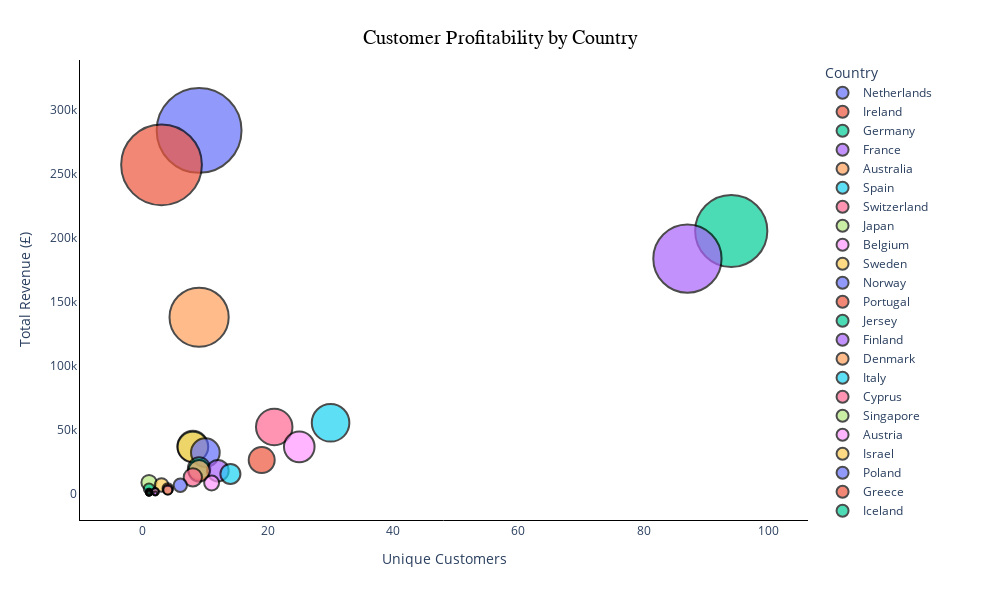

Here is the notebook cell this chart was saved with:
### Code cell
# Creating the scatter plot
fig = px.scatter(df_country_profitability, x='unique_customers', y='total_revenue', size='total_revenue', color='Country', 
                 hover_name='Country', size_max=60, custom_data=['revenue_per_customer'], 
                 labels={'unique_customers': 'Unique Customers', 'revenue_per_customer': 'Revenue per Customer (£)', 
                         'total_revenue': 'Total Revenue (£)'})
fig.update_traces(marker=dict( line=dict(width=2, color='black')),
    hovertemplate=("<b>%{hovertext}</b><br>" +   "Unique Customers: %{x:,}<br>" +  "Total Revenue: £%{y:,.2f}<br>" + 
                   "Revenue per Customer: £%{customdata[0]:,.2f}<extra></extra>"))

fig.update_layout(title={'text': 'Customer Profitability by Country', 'y': 0.95, 'x': 0.5, 'xanchor': 'center', 'yanchor': 'top', 
                         'font': dict(size=20, family='Arial', color='black')}, height=600, width=1000, plot_bgcolor='white', paper_bgcolor='white',
                  xaxis=dict(title='Unique Customers', showline=True, linecolor='black', showgrid=False),
                  yaxis=dict(title='Total Revenue (£)', showline=True, linecolor='black', showgrid=False))
fig.show()

# Save as standalone HTML
pyo.plot(fig, filename="global_scatter_plot.html", auto_open=False)

# Save static image of the figure
pio.write_image(fig, "global_scatter_plot.png", format="png", scale=5)
display(Image(filename="global_scatter_plot.png"))

### Figure 1 — Plotly figure (JSON) as saved in the notebook; plotly's stock layout.template omitted (floating-point values rounded to 4 significant figures)
{"data": [{"customdata": [[31540.0]], "hovertemplate": "<b>%{hovertext}</b><br>Unique Customers: %{x:,}<br>Total Revenue: £%{y:,.2f}<br>Revenue per Customer: £%{customdata[0]:,.2f}<extra></extra>", "hovertext": ["Netherlands"], "legendgroup": "Netherlands", "marker": {"color": "#636efa", "line": {"color": "black", "width": 2}, "size": [283900.0], "sizemode": "area", "sizeref": 78.86, "symbol": "circle"}, "mode": "markers", "name": "Netherlands", "orientation": "v", "showlegend": true, "type": "scatter", "x": [9], "xaxis": "x", "y": [283900.0], "yaxis": "y"}, {"customdata": [[85670.0]], "hovertemplate": "<b>%{hovertext}</b><br>Unique Customers: %{x:,}<br>Total Revenue: £%{y:,.2f}<br>Revenue per Customer: £%{customdata[0]:,.2f}<extra></extra>", "hovertext": ["Ireland"], "legendgroup": "Ireland", "marker": {"color": "#EF553B", "line": {"color": "black", "width": 2}, "size": [257000.0], "sizemode": "area", "sizeref": 78.86, "symbol": "circle"}, "mode": "markers", "name": "Ireland", "orientation": "v", "showlegend": true, "type": "scatter", "x": [3], "xaxis": "x", "y": [257000.0], "yaxis": "y"}, {"customdata": [[2185.0]], "hovertemplate": "<b>%{hovertext}</b><br>Unique Customers: %{x:,}<br>Total Revenue: £%{y:,.2f}<br>Revenue per Customer: £%{customdata[0]:,.2f}<extra></extra>", "hovertext": ["Germany"], "legendgroup": "Germany", "marker": {"color": "#00cc96", "line": {"color": "black", "width": 2}, "size": [205400.0], "sizemode": "area", "sizeref": 78.86, "symbol": "circle"}, "mode": "markers", "name": "Germany", "orientation": "v", "showlegend": true, "type": "scatter", "x": [94], "xaxis": "x", "y": [205400.0], "yaxis": "y"}, {"customdata": [[2113.0]], "hovertemplate": "<b>%{hovertext}</b><br>Unique Customers: %{x:,}<br>Total Revenue: £%{y:,.2f}<br>Revenue per Customer: £%{customdata[0]:,.2f}<extra></extra>", "hovertext": ["France"], "legendgroup": "France", "marker": {"color": "#ab63fa", "line": {"color": "black", "width": 2}, "size": [183800.0], "sizemode": "area", "sizeref": 78.86, "symbol": "circle"}, "mode": "markers", "name": "France", "orientation": "v", "showlegend": true, "type": "scatter", "x": [87], "xaxis": "x", "y": [183800.0], "yaxis": "y"}, {"customdata": [[15340.0]], "hovertemplate": "<b>%{hovertext}</b><br>Unique Customers: %{x:,}<br>Total Revenue: £%{y:,.2f}<br>Revenue per Customer: £%{customdata[0]:,.2f}<extra></extra>", "hovertext": ["Australia"], "legendgroup": "Australia", "marker": {"color": "#FFA15A", "line": {"color": "black", "width": 2}, "size": [138100.0], "sizemode": "area", "sizeref": 78.86, "symbol": "circle"}, "mode": "markers", "name": "Australia", "orientation": "v", "showlegend": true, "type": "scatter", "x": [9], "xaxis": "x", "y": [138100.0], "yaxis": "y"}, {"customdata": [[1857.0]], "hovertemplate": "<b>%{hovertext}</b><br>Unique Customers: %{x:,}<br>Total Revenue: £%{y:,.2f}<br>Revenue per Customer: £%{customdata[0]:,.2f}<extra></extra>", "hovertext": ["Spain"], "legendgroup": "Spain", "marker": {"color": "#19d3f3", "line": {"color": "black", "width": 2}, "size": [55710.0], "sizemode": "area", "sizeref": 78.86, "symbol": "circle"}, "mode": "markers", "name": "Spain", "orientation": "v", "showlegend": true, "type": "scatter", "x": [30], "xaxis": "x", "y": [55710.0], "yaxis": "y"}, {"customdata": [[2497.0]], "hovertemplate": "<b>%{hovertext}</b><br>Unique Customers: %{x:,}<br>Total Revenue: £%{y:,.2f}<br>Revenue per Customer: £%{customdata[0]:,.2f}<extra></extra>", "hovertext": ["Switzerland"], "legendgroup": "Switzerland", "marker": {"color": "#FF6692", "line": {"color": "black", "width": 2}, "size": [52440.0], "sizemode": "area", "sizeref": 78.86, "symbol": "circle"}, "mode": "markers", "name": "Switzerland", "orientation": "v", "showlegend": true, "type": "scatter", "x": [21], "xaxis": "x", "y": [52440.0], "yaxis": "y"}, {"customdata": [[4677.0]], "hovertemplate": "<b>%{hovertext}</b><br>Unique Customers: %{x:,}<br>Total Revenue: £%{y:,.2f}<br>Revenue per Customer: £%{customdata[0]:,.2f}<extra></extra>", "hovertext": ["Japan"], "legendgroup": "Japan", "marker": {"color": "#B6E880", "line": {"color": "black", "width": 2}, "size": [37420.0], "sizemode": "area", "sizeref": 78.86, "symbol": "circle"}, "mode": "markers", "name": "Japan", "orientation": "v", "showlegend": true, "type": "scatter", "x": [8], "xaxis": "x", "y": [37420.0], "yaxis": "y"}, {"customdata": [[1477.0]], "hovertemplate": "<b>%{hovertext}</b><br>Unique Customers: %{x:,}<br>Total Revenue: £%{y:,.2f}<br>Revenue per Customer: £%{customdata[0]:,.2f}<extra></extra>", "hovertext": ["Belgium"], "legendgroup": "Belgium", "marker": {"color": "#FF97FF", "line": {"color": "black", "width": 2}, "size": [36930.0], "sizemode": "area", "sizeref": 78.86, "symbol": "circle"}, "mode": "markers", "name": "Belgium", "orientation": "v", "showlegend": true, "type": "scatter", "x": [25], "xaxis": "x", "y": [36930.0], "yaxis": "y"}, {"customdata": [[4604.0]], "hovertemplate": "<b>%{hovertext}</b><br>Unique Customers: %{x:,}<br>Total Revenue: £%{y:,.2f}<br>Revenue per Customer: £%{customdata[0]:,.2f}<extra></extra>", "hovertext": ["Sweden"], "legendgroup": "Sweden", "marker": {"color": "#FECB52", "line": {"color": "black", "width": 2}, "size": [36830.0], "sizemode": "area", "sizeref": 78.86, "symbol": "circle"}, "mode": "markers", "name": "Sweden", "orientation": "v", "showlegend": true, "type": "scatter", "x": [8], "xaxis": "x", "y": [36830.0], "yaxis": "y"}, {"customdata": [[3245.0]], "hovertemplate": "<b>%{hovertext}</b><br>Unique Customers: %{x:,}<br>Total Revenue: £%{y:,.2f}<br>Revenue per Customer: £%{customdata[0]:,.2f}<extra></extra>", "hovertext": ["Norway"], "legendgroup": "Norway", "marker": {"color": "#636efa", "line": {"color": "black", "width": 2}, "size": [32450.0], "sizemode": "area", "sizeref": 78.86, "symbol": "circle"}, "mode": "markers", "name": "Norway", "orientation": "v", "showlegend": true, "type": "scatter", "x": [10], "xaxis": "x", "y": [32450.0], "yaxis": "y"}, {"customdata": [[1402.0]], "hovertemplate": "<b>%{hovertext}</b><br>Unique Customers: %{x:,}<br>Total Revenue: £%{y:,.2f}<br>Revenue per Customer: £%{customdata[0]:,.2f}<extra></extra>", "hovertext": ["Portugal"], "legendgroup": "Portugal", "marker": {"color": "#EF553B", "line": {"color": "black", "width": 2}, "size": [26640.0], "sizemode": "area", "sizeref": 78.86, "symbol": "circle"}, "mode": "markers", "name": "Portugal", "orientation": "v", "showlegend": true, "type": "scatter", "x": [19], "xaxis": "x", "y": [26640.0], "yaxis": "y"}, {"customdata": [[2222.0]], "hovertemplate": "<b>%{hovertext}</b><br>Unique Customers: %{x:,}<br>Total Revenue: £%{y:,.2f}<br>Revenue per Customer: £%{customdata[0]:,.2f}<extra></extra>", "hovertext": ["Jersey"], "legendgroup": "Jersey", "marker": {"color": "#00cc96", "line": {"color": "black", "width": 2}, "size": [20000.0], "sizemode": "area", "sizeref": 78.86, "symbol": "circle"}, "mode": "markers", "name": "Jersey", "orientation": "v", "showlegend": true, "type": "scatter", "x": [9], "xaxis": "x", "y": [20000.0], "yaxis": "y"}, {"customdata": [[1529.0]], "hovertemplate": "<b>%{hovertext}</b><br>Unique Customers: %{x:,}<br>Total Revenue: £%{y:,.2f}<br>Revenue per Customer: £%{customdata[0]:,.2f}<extra></extra>", "hovertext": ["Finland"], "legendgroup": "Finland", "marker": {"color": "#ab63fa", "line": {"color": "black", "width": 2}, "size": [18340.0], "sizemode": "area", "sizeref": 78.86, "symbol": "circle"}, "mode": "markers", "name": "Finland", "orientation": "v", "showlegend": true, "type": "scatter", "x": [12], "xaxis": "x", "y": [18340.0], "yaxis": "y"}, {"customdata": [[2023.0]], "hovertemplate": "<b>%{hovertext}</b><br>Unique Customers: %{x:,}<br>Total Revenue: £%{y:,.2f}<br>Revenue per Customer: £%{customdata[0]:,.2f}<extra></extra>", "hovertext": ["Denmark"], "legendgroup": "Denmark", "marker": {"color": "#FFA15A", "line": {"color": "black", "width": 2}, "size": [18210.0], "sizemode": "area", "sizeref": 78.86, "symbol": "circle"}, "mode": "markers", "name": "Denmark", "orientation": "v", "showlegend": true, "type": "scatter", "x": [9], "xaxis": "x", "y": [18210.0], "yaxis": "y"}, {"customdata": [[1130.0]], "hovertemplate": "<b>%{hovertext}</b><br>Unique Customers: %{x:,}<br>Total Revenue: £%{y:,.2f}<br>Revenue per Customer: £%{customdata[0]:,.2f}<extra></extra>", "hovertext": ["Italy"], "legendgroup": "Italy", "marker": {"color": "#19d3f3", "line": {"color": "black", "width": 2}, "size": [15820.0], "sizemode": "area", "sizeref": 78.86, "symbol": "circle"}, "mode": "markers", "name": "Italy", "orientation": "v", "showlegend": true, "type": "scatter", "x": [14], "xaxis": "x", "y": [15820.0], "yaxis": "y"}, {"customdata": [[1646.0]], "hovertemplate": "<b>%{hovertext}</b><br>Unique Customers: %{x:,}<br>Total Revenue: £%{y:,.2f}<br>Revenue per Customer: £%{customdata[0]:,.2f}<extra></extra>", "hovertext": ["Cyprus"], "legendgroup": "Cyprus", "marker": {"color": "#FF6692", "line": {"color": "black", "width": 2}, "size": [13170.0], "sizemode": "area", "sizeref": 78.86, "symbol": "circle"}, "mode": "markers", "name": "Cyprus", "orientation": "v", "showlegend": true, "type": "scatter", "x": [8], "xaxis": "x", "y": [13170.0], "yaxis": "y"}, {"customdata": [[9120.0]], "hovertemplate": "<b>%{hovertext}</b><br>Unique Customers: %{x:,}<br>Total Revenue: £%{y:,.2f}<br>Revenue per Customer: £%{customdata[0]:,.2f}<extra></extra>", "hovertext": ["Singapore"], "legendgroup": "Singapore", "marker": {"color": "#B6E880", "line": {"color": "black", "width": 2}, "size": [9120.0], "sizemode": "area", "sizeref": 78.86, "symbol": "circle"}, "mode": "markers", "name": "Singapore", "orientation": "v", "showlegend": true, "type": "scatter", "x": [1], "xaxis": "x", "y": [9120.0], "yaxis": "y"}, {"customdata": [[794.8]], "hovertemplate": "<b>%{hovertext}</b><br>Unique Customers: %{x:,}<br>Total Revenue: £%{y:,.2f}<br>Revenue per Customer: £%{customdata[0]:,.2f}<extra></extra>", "hovertext": ["Austria"], "legendgroup": "Austria", "marker": {"color": "#FF97FF", "line": {"color": "black", "width": 2}, "size": [8743.0], "sizemode": "area", "sizeref": 78.86, "symbol": "circle"}, "mode": "markers", "name": "Austria", "orientation": "v", "showlegend": true, "type": "scatter", "x": [11], "xaxis": "x", "y": [8743.0], "yaxis": "y"}, {"customdata": [[2405.0]], "hovertemplate": "<b>%{hovertext}</b><br>Unique Customers: %{x:,}<br>Total Revenue: £%{y:,.2f}<br>Revenue per Customer: £%{customdata[0]:,.2f}<extra></extra>", "hovertext": ["Israel"], "legendgroup": "Israel", "marker": {"color": "#FECB52", "line": {"color": "black", "width": 2}, "size": [7216.0], "sizemode": "area", "sizeref": 78.86, "symbol": "circle"}, "mode": "markers", "name": "Israel", "orientation": "v", "showlegend": true, "type": "scatter", "x": [3], "xaxis": "x", "y": [7216.0], "yaxis": "y"}, {"customdata": [[1162.0]], "hovertemplate": "<b>%{hovertext}</b><br>Unique Customers: %{x:,}<br>Total Revenue: £%{y:,.2f}<br>Revenue per Customer: £%{customdata[0]:,.2f}<extra></extra>", "hovertext": ["Poland"], "legendgroup": "Poland", "marker": {"color": "#636efa", "line": {"color": "black", "width": 2}, "size": [6975.0], "sizemode": "area", "sizeref": 78.86, "symbol": "circle"}, "mode": "markers", "name": "Poland", "orientation": "v", "showlegend": true, "type": "scatter", "x": [6], "xaxis": "x", "y": [6975.0], "yaxis": "y"}, {"customdata": [[1106.0]], "hovertemplate": "<b>%{hovertext}</b><br>Unique Customers: %{x:,}<br>Total Revenue: £%{y:,.2f}<br>Revenue per Customer: £%{customdata[0]:,.2f}<extra></extra>", "hovertext": ["Greece"], "legendgroup": "Greece", "marker": {"color": "#EF553B", "line": {"color": "black", "width": 2}, "size": [4426.0], "sizemode": "area", "sizeref": 78.86, "symbol": "circle"}, "mode": "markers", "name": "Greece", "orientation": "v", "showlegend": true, "type": "scatter", "x": [4], "xaxis": "x", "y": [4426.0], "yaxis": "y"}, {"customdata": [[4310]], "hovertemplate": "<b>%{hovertext}</b><br>Unique Customers: %{x:,}<br>Total Revenue: £%{y:,.2f}<br>Revenue per Customer: £%{customdata[0]:,.2f}<extra></extra>", "hovertext": ["Iceland"], "legendgroup": "Iceland", "marker": {"color": "#00cc96", "line": {"color": "black", "width": 2}, "size": [4310], "sizemode": "area", "sizeref": 78.86, "symbol": "circle"}, "mode": "markers", "name": "Iceland", "orientation": "v", "showlegend": true, "type": "scatter", "x": [1], "xaxis": "x", "y": [4310], "yaxis": "y"}, {"customdata": [[895.1]], "hovertemplate": "<b>%{hovertext}</b><br>Unique Customers: %{x:,}<br>Total Revenue: £%{y:,.2f}<br>Revenue per Customer: £%{customdata[0]:,.2f}<extra></extra>", "hovertext": ["United States"], "legendgroup": "United States", "marker": {"color": "#ab63fa", "line": {"color": "black", "width": 2}, "size": [3580.0], "sizemode": "area", "sizeref": 78.86, "symbol": "circle"}, "mode": "markers", "name": "United States", "orientation": "v", "showlegend": true, "type": "scatter", "x": [4], "xaxis": "x", "y": [3580.0], "yaxis": "y"}, {"customdata": [[778.9]], "hovertemplate": "<b>%{hovertext}</b><br>Unique Customers: %{x:,}<br>Total Revenue: £%{y:,.2f}<br>Revenue per Customer: £%{customdata[0]:,.2f}<extra></extra>", "hovertext": ["Canada"], "legendgroup": "Canada", "marker": {"color": "#FFA15A", "line": {"color": "black", "width": 2}, "size": [3115.0], "sizemode": "area", "sizeref": 78.86, "symbol": "circle"}, "mode": "markers", "name": "Canada", "orientation": "v", "showlegend": true, "type": "scatter", "x": [4], "xaxis": "x", "y": [3115.0], "yaxis": "y"}, {"customdata": [[1035.0]], "hovertemplate": "<b>%{hovertext}</b><br>Unique Customers: %{x:,}<br>Total Revenue: £%{y:,.2f}<br>Revenue per Customer: £%{customdata[0]:,.2f}<extra></extra>", "hovertext": ["Malta"], "legendgroup": "Malta", "marker": {"color": "#19d3f3", "line": {"color": "black", "width": 2}, "size": [2071.0], "sizemode": "area", "sizeref": 78.86, "symbol": "circle"}, "mode": "markers", "name": "Malta", "orientation": "v", "showlegend": true, "type": "scatter", "x": [2], "xaxis": "x", "y": [2071.0], "yaxis": "y"}, {"customdata": [[932.4]], "hovertemplate": "<b>%{hovertext}</b><br>Unique Customers: %{x:,}<br>Total Revenue: £%{y:,.2f}<br>Revenue per Customer: £%{customdata[0]:,.2f}<extra></extra>", "hovertext": ["United Arab Emirates"], "legendgroup": "United Arab Emirates", "marker": {"color": "#FF6692", "line": {"color": "black", "width": 2}, "size": [1865.0], "sizemode": "area", "sizeref": 78.86, "symbol": "circle"}, "mode": "markers", "name": "United Arab Emirates", "orientation": "v", "showlegend": true, "type": "scatter", "x": [2], "xaxis": "x", "y": [1865.0], "yaxis": "y"}, {"customdata": [[1694.0]], "hovertemplate": "<b>%{hovertext}</b><br>Unique Customers: %{x:,}<br>Total Revenue: £%{y:,.2f}<br>Revenue per Customer: £%{customdata[0]:,.2f}<extra></extra>", "hovertext": ["Lebanon"], "legendgroup": "Lebanon", "marker": {"color": "#B6E880", "line": {"color": "black", "width": 2}, "size": [1694.0], "sizemode": "area", "sizeref": 78.86, "symbol": "circle"}, "mode": "markers", "name": "Lebanon", "orientation": "v", "showlegend": true, "type": "scatter", "x": [1], "xaxis": "x", "y": [1694.0], "yaxis": "y"}, {"customdata": [[1661.0]], "hovertemplate": "<b>%{hovertext}</b><br>Unique Customers: %{x:,}<br>Total Revenue: £%{y:,.2f}<br>Revenue per Customer: £%{customdata[0]:,.2f}<extra></extra>", "hovertext": ["Lithuania"], "legendgroup": "Lithuania", "marker": {"color": "#FF97FF", "line": {"color": "black", "width": 2}, "size": [1661.0], "sizemode": "area", "sizeref": 78.86, "symbol": "circle"}, "mode": "markers", "name": "Lithuania", "orientation": "v", "showlegend": true, "type": "scatter", "x": [1], "xaxis": "x", "y": [1661.0], "yaxis": "y"}, {"customdata": [[1159.0]], "hovertemplate": "<b>%{hovertext}</b><br>Unique Customers: %{x:,}<br>Total Revenue: £%{y:,.2f}<br>Revenue per Customer: £%{customdata[0]:,.2f}<extra></extra>", "hovertext": ["European Union"], "legendgroup": "European Union", "marker": {"color": "#FECB52", "line": {"color": "black", "width": 2}, "size": [1159.0], "sizemode": "area", "sizeref": 78.86, "symbol": "circle"}, "mode": "markers", "name": "European Union", "orientation": "v", "showlegend": true, "type": "scatter", "x": [1], "xaxis": "x", "y": [1159.0], "yaxis": "y"}, {"customdata": [[1144.0]], "hovertemplate": "<b>%{hovertext}</b><br>Unique Customers: %{x:,}<br>Total Revenue: £%{y:,.2f}<br>Revenue per Customer: £%{customdata[0]:,.2f}<extra></extra>", "hovertext": ["Brazil"], "legendgroup": "Brazil", "marker": {"color": "#636efa", "line": {"color": "black", "width": 2}, "size": [1144.0], "sizemode": "area", "sizeref": 78.86, "symbol": "circle"}, "mode": "markers", "name": "Brazil", "orientation": "v", "showlegend": true, "type": "scatter", "x": [1], "xaxis": "x", "y": [1144.0], "yaxis": "y"}, {"customdata": [[1002.0]], "hovertemplate": "<b>%{hovertext}</b><br>Unique Customers: %{x:,}<br>Total Revenue: £%{y:,.2f}<br>Revenue per Customer: £%{customdata[0]:,.2f}<extra></extra>", "hovertext": ["South Africa"], "legendgroup": "South Africa", "marker": {"color": "#EF553B", "line": {"color": "black", "width": 2}, "size": [1002.0], "sizemode": "area", "sizeref": 78.86, "symbol": "circle"}, "mode": "markers", "name": "South Africa", "orientation": "v", "showlegend": true, "type": "scatter", "x": [1], "xaxis": "x", "y": [1002.0], "yaxis": "y"}, {"customdata": [[786.7]], "hovertemplate": "<b>%{hovertext}</b><br>Unique Customers: %{x:,}<br>Total Revenue: £%{y:,.2f}<br>Revenue per Customer: £%{customdata[0]:,.2f}<extra></extra>", "hovertext": ["Czech Republic"], "legendgroup": "Czech Republic", "marker": {"color": "#00cc96", "line": {"color": "black", "width": 2}, "size": [786.7], "sizemode": "area", "sizeref": 78.86, "symbol": "circle"}, "mode": "markers", "name": "Czech Republic", "orientation": "v", "showlegend": true, "type": "scatter", "x": [1], "xaxis": "x", "y": [786.7], "yaxis": "y"}, {"customdata": [[274.2]], "hovertemplate": "<b>%{hovertext}</b><br>Unique Customers: %{x:,}<br>Total Revenue: £%{y:,.2f}<br>Revenue per Customer: £%{customdata[0]:,.2f}<extra></extra>", "hovertext": ["Bahrain"], "legendgroup": "Bahrain", "marker": {"color": "#ab63fa", "line": {"color": "black", "width": 2}, "size": [548.4], "sizemode": "area", "sizeref": 78.86, "symbol": "circle"}, "mode": "markers", "name": "Bahrain", "orientation": "v", "showlegend": true, "type": "scatter", "x": [2], "xaxis": "x", "y": [548.4], "yaxis": "y"}, {"customdata": [[145.9]], "hovertemplate": "<b>%{hovertext}</b><br>Unique Customers: %{x:,}<br>Total Revenue: £%{y:,.2f}<br>Revenue per Customer: £%{customdata[0]:,.2f}<extra></extra>", "hovertext": ["Saudi Arabia"], "legendgroup": "Saudi Arabia", "marker": {"color": "#FFA15A", "line": {"color": "black", "width": 2}, "size": [145.9], "sizemode": "area", "sizeref": 78.86, "symbol": "circle"}, "mode": "markers", "name": "Saudi Arabia", "orientation": "v", "showlegend": true, "type": "scatter", "x": [1], "xaxis": "x", "y": [145.9], "yaxis": "y"}], "layout": {"height": 600, "legend": {"itemsizing": "constant", "title": {"text": "Country"}, "tracegroupgap": 0}, "margin": {"t": 60}, "paper_bgcolor": "white", "plot_bgcolor": "white", "title": {"font": {"color": "black", "family": "Arial", "size": 20}, "text": "Customer Profitability by Country", "x": 0.5, "xanchor": "center", "y": 0.95, "yanchor": "top"}, "width": 1000, "xaxis": {"anchor": "y", "autorange": true, "domain": [0, 1], "linecolor": "black", "range": [-10.13, 106.4], "showgrid": false, "showline": true, "title": {"text": "Unique Customers"}, "type": "linear"}, "yaxis": {"anchor": "x", "autorange": true, "domain": [0, 1], "linecolor": "black", "range": [-20150.0, 338900.0], "showgrid": false, "showline": true, "title": {"text": "Total Revenue (£)"}, "type": "linear"}}}
